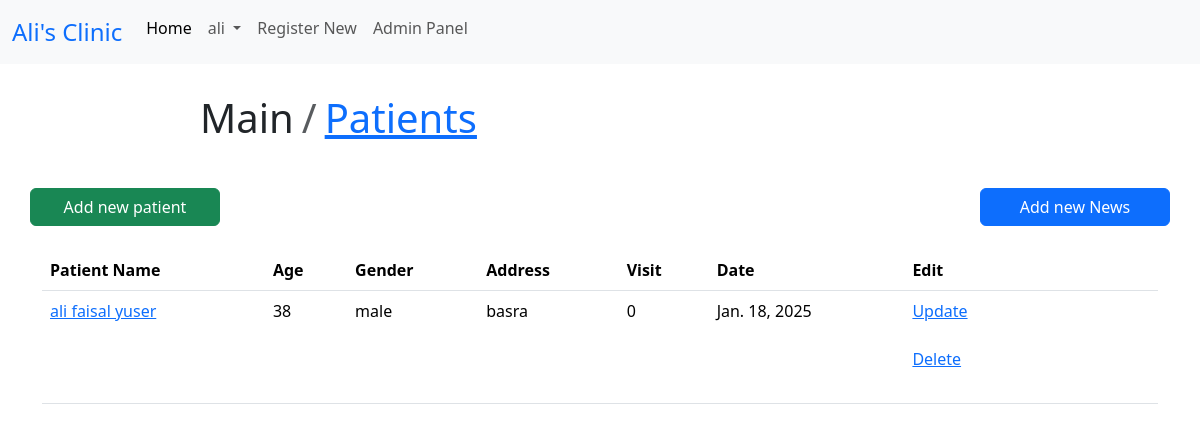
/patients/ (signed in), run on an earlier commit of the app's database.
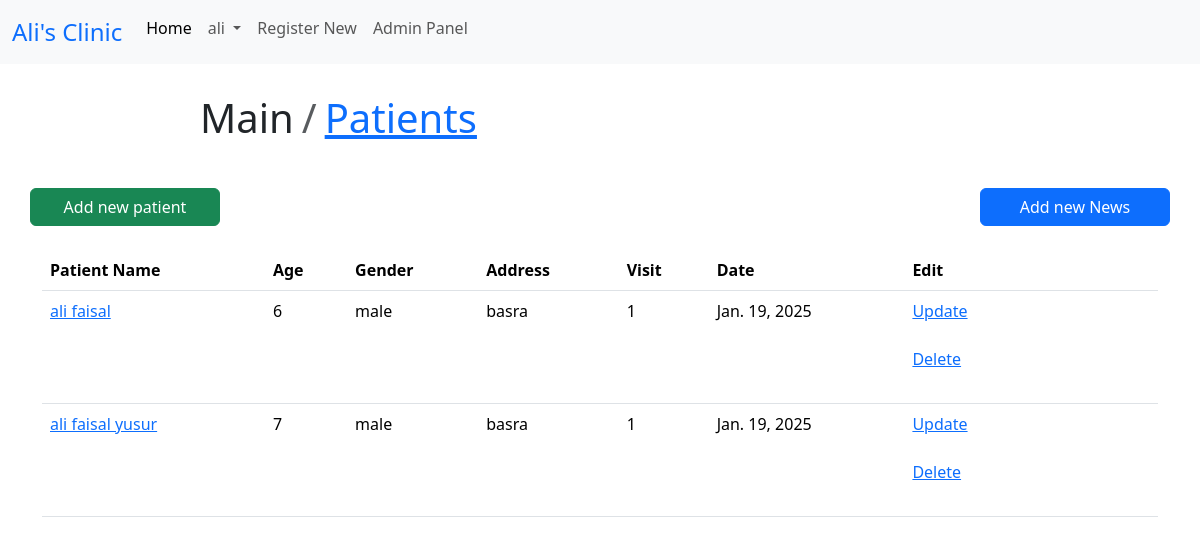
And on a later commit of the database.
### home/models.py (models this page shows, shortened)
class Patients(models.Model):
    name=models.CharField(max_length=150,unique=True)
    age=models.IntegerField(null=True)
    gender=models.CharField(max_length=50)
    address=models.CharField(max_length=150,null=True)
    visits=models.PositiveIntegerField(default=0)
    visit_date=models.DateField(default=strftime("%Y-%m-%d"),null=True)

### home/views.py (the view)
# urls.py: path('patients/',views.Patients.as_view(),name='patients'),
@method_decorator(login_required,name='dispatch')
class Patients(ListView):
    model=Patient_Model
    context_object_name='patients'
    template_name="home/patients.html"

### templates/home/patients.html (shortened to what this page needs)
{%extends 'index.html'%}
{%block breadcrumb%}
<div class="col-10 offset-2 mt-4">
    <ol class="breadcrumb">
        <li class="breadcrumb-item fs-1">Main</li>
        <li class="breadcrumb-item fs-1"><a href="{%url 'main'%}">Patients</a></li>
    </ol>
</div>
{%endblock%}
{%block content%}
<div class="container">
    <div class="row justify-content-between">
        <a class="btn btn-success my-4 col-2" href="{%url 'add_patient'%}">Add new patient</a>
        <a class="btn btn-primary my-4 col-2" href="{%url 'new_news'%}">Add new News</a>
    </div>
    <div>
        <table class="table">
            <thead>
                <tr>
                    <th>Patient Name</th>
                    <th>Age</th>
                    <th>Gender</th>
                    <th>Address</th>
                    <th>Visit</th>
                    <th>Date</th>
                    <th>Edit</th>
                </tr>
            </thead>
            <tbody>
                {% for patient in patients%}
                <tr>
                    <td><a href="{%url 'patient' patient.id%}">{{patient.name}}</a></td>
                    <td>{{patient.age}}</td>
                    <td>{{patient.gender}}</td>
                    <td>{{patient.address}}</td>
                    <td>{{patient.visits}}</td>
                    <td>{{patient.visit_date}}</td>
                    <td>
                        <div class="row">
                            <a class="mb-4" href="{%url 'edit_patient' patient.id%}">Update</a>
                            <a class="mb-4" href="{%url 'delete_patient' patient.id%}">Delete</a>
                        </div>
                    </td>
                </tr>
                {%endfor%}
            </tbody>
        </table>
    </div>
</div>
{%endblock%}

What changed in the data, as far as the page shows it:
changed Patients: name "ali faisal yuser" → "ali faisal"; age "38" → "6"; visits "0" → "1"; visit_date "Jan. 18, 2025" → "Jan. 19, 2025"
added Patients: name "ali faisal yusur", age "7", gender "male", address "basra", visits "1", visit_date "Jan. 19, 2025"
